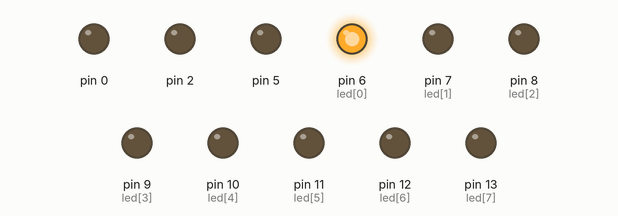
Recording of a sketch running on a simulated Arduino Uno, built with avr-gcc and run on an emulated ATmega328P. Shown: output pins drawn as LEDs (lit = HIGH).

Above: at 0.05 s.
At 0.35 s:
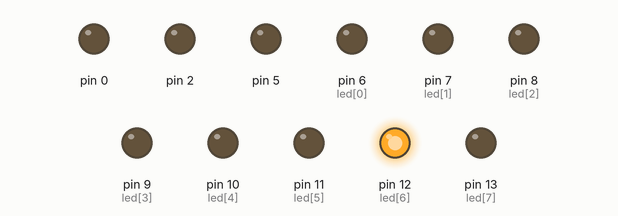
At 0.75 s:
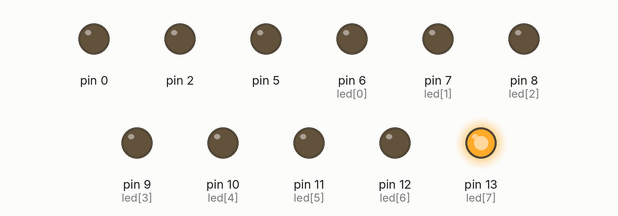
At 1.45 s:
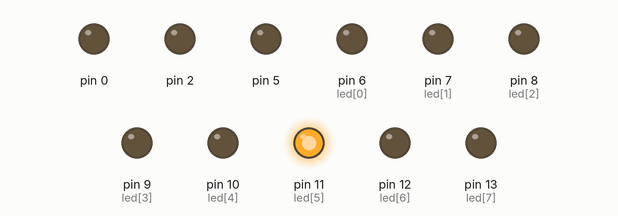
At 2.15 s:
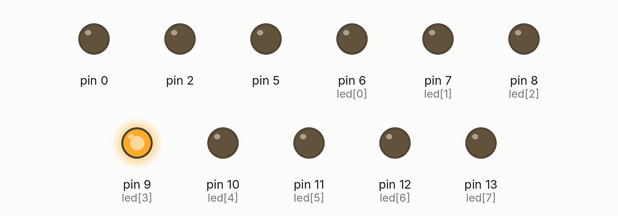
At 2.85 s:
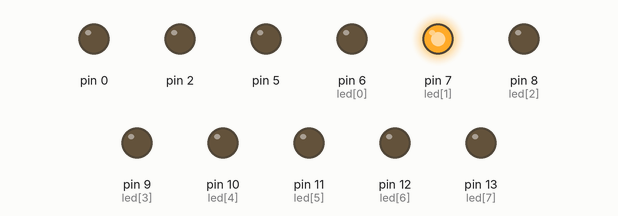
Timing chart, 0 to 3.1 s (numbered marks = the images above):
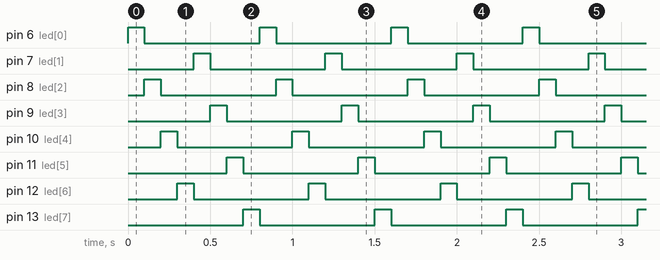

The sketch:

Test8.ino
```cpp
const unsigned int led[8] = { 6, 7, 8, 9, 10, 11, 12, 13 };

void setup() {
  // put your setup code here, to run once:
  for(int x=0; x<=sizeof(led); x++) {
    pinMode(led[x], OUTPUT);
  }
}

void loop() {
  // put your main code here, to run repeatedly:
 for(int x=0; x<=6; x+=2) {
  digitalWrite(led[x], HIGH);
  delay(100);
  digitalWrite(led[x], LOW);
 }
 for(int x=1; x<=7; x+=2) {
  digitalWrite(led[x], HIGH);
  delay(100);
  digitalWrite(led[x], LOW);
 }
}
```

Measured:
- by itself, pin 6 (led[0]), pin 7 (led[1]), pin 8 (led[2]), pin 9 (led[3]), pin 10 (led[4]), pin 11 (led[5]), pin 12 (led[6]), pin 13 (led[7]): alternates HIGH for 0.10 s and LOW for 0.70 s
- by itself, everything shown: repeats every 0.80 s, in 8 steps
